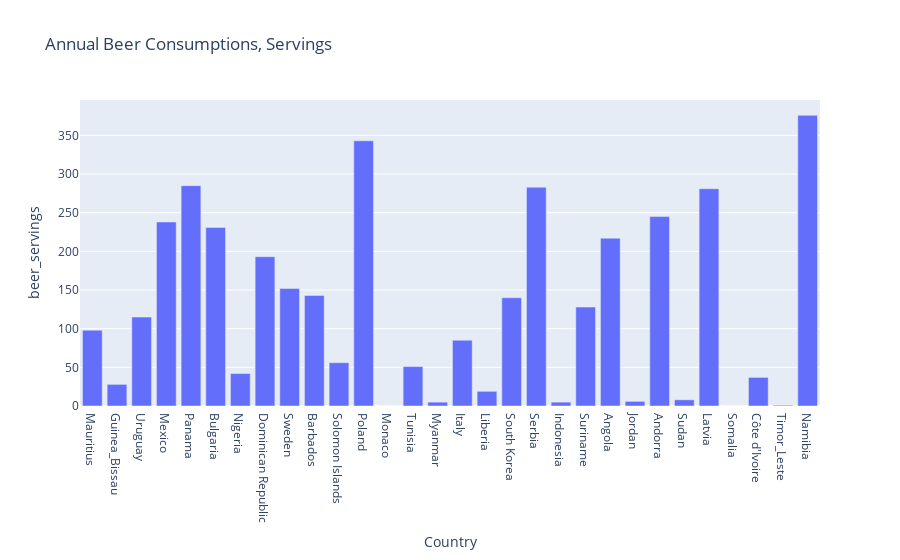

The cell this chart's notebook holds for it:
### Markdown cell above
Create a bar chart of annual beer consumption by country

### Code cell
# Create a bar chart of annual beer consumption by country
# Change the x label to "Country"
# Change the title to "Annual Beer Consumptions, Servings"
px.bar(x = countries, y = beer_servings, labels = {'x': 'Country', 'y': 'beer_servings'}, title = 'Annual Beer Consumptions, Servings')

### Figure 1 — Plotly figure (JSON) as saved in the notebook; plotly's stock layout.template omitted (floating-point values rounded to 4 significant figures)
{"data": [{"alignmentgroup": "True", "hovertemplate": "Country=%{x}<br>beer_servings=%{y}<extra></extra>", "legendgroup": "", "marker": {"color": "#636efa", "pattern": {"shape": ""}}, "name": "", "offsetgroup": "", "orientation": "v", "showlegend": false, "textposition": "auto", "type": "bar", "x": ["Mauritius", "Guinea_Bissau", "Uruguay", "Mexico", "Panama", "Bulgaria", "Nigeria", "Dominican Republic", "Sweden", "Barbados", "Solomon Islands", "Poland", "Monaco", "Tunisia", "Myanmar", "Italy", "Liberia", "South Korea", "Serbia", "Indonesia", "Suriname", "Angola", "Jordan", "Andorra", "Sudan", "Latvia", "Somalia", "Côte d'Ivoire", "Timor_Leste", "Namibia"], "xaxis": "x", "y": [98, 28, 115, 238, 285, 231, 42, 193, 152, 143, 56, 343, 0, 51, 5, 85, 19, 140, 283, 5, 128, 217, 6, 245, 8, 281, 0, 37, 1, 376], "yaxis": "y"}], "layout": {"autosize": true, "barmode": "relative", "legend": {"tracegroupgap": 0}, "title": {"text": "Annual Beer Consumptions, Servings"}, "xaxis": {"anchor": "y", "autorange": true, "domain": [0, 1], "range": [-0.5, 29.5], "title": {"text": "Country"}, "type": "category"}, "yaxis": {"anchor": "x", "autorange": true, "domain": [0, 1], "range": [0, 395.8], "title": {"text": "beer_servings"}, "type": "linear"}}}
